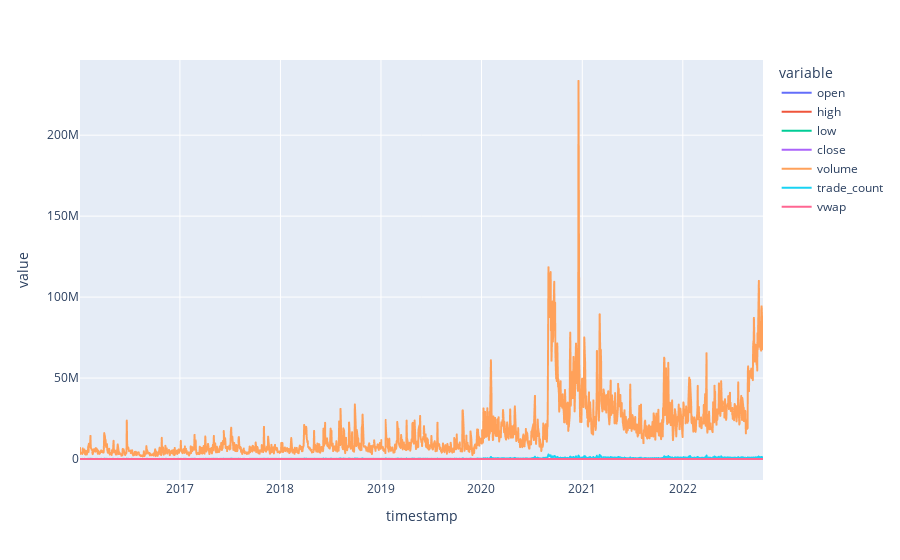

Notebook source saved alongside this figure:
### Code cell
tesla_data = api.get_bars(tesla, timeframe, start_date, end_date).df
tesla_data.plot()

### Figure 1 — Plotly figure (JSON) as saved in the notebook; plotly's stock layout.template omitted (floating-point values rounded to 4 significant figures; data arrays with more than 128 entries replaced by an {"elided": "..."} marker saying what was removed)
{"data": [{"hovertemplate": "variable=open<br>timestamp=%{x}<br>value=%{y}<extra></extra>", "legendgroup": "open", "line": {"color": "#636efa", "dash": "solid"}, "marker": {"symbol": "circle"}, "mode": "lines", "name": "open", "showlegend": true, "type": "scattergl", "x": {"elided": "1712 str values"}, "xaxis": "x", "y": {"elided": "1712 float values"}, "yaxis": "y"}, {"hovertemplate": "variable=high<br>timestamp=%{x}<br>value=%{y}<extra></extra>", "legendgroup": "high", "line": {"color": "#EF553B", "dash": "solid"}, "marker": {"symbol": "circle"}, "mode": "lines", "name": "high", "showlegend": true, "type": "scattergl", "x": {"elided": "1712 str values"}, "xaxis": "x", "y": {"elided": "1712 float values"}, "yaxis": "y"}, {"hovertemplate": "variable=low<br>timestamp=%{x}<br>value=%{y}<extra></extra>", "legendgroup": "low", "line": {"color": "#00cc96", "dash": "solid"}, "marker": {"symbol": "circle"}, "mode": "lines", "name": "low", "showlegend": true, "type": "scattergl", "x": {"elided": "1712 str values"}, "xaxis": "x", "y": {"elided": "1712 float values"}, "yaxis": "y"}, {"hovertemplate": "variable=close<br>timestamp=%{x}<br>value=%{y}<extra></extra>", "legendgroup": "close", "line": {"color": "#ab63fa", "dash": "solid"}, "marker": {"symbol": "circle"}, "mode": "lines", "name": "close", "showlegend": true, "type": "scattergl", "x": {"elided": "1712 str values"}, "xaxis": "x", "y": {"elided": "1712 float values"}, "yaxis": "y"}, {"hovertemplate": "variable=volume<br>timestamp=%{x}<br>value=%{y}<extra></extra>", "legendgroup": "volume", "line": {"color": "#FFA15A", "dash": "solid"}, "marker": {"symbol": "circle"}, "mode": "lines", "name": "volume", "showlegend": true, "type": "scattergl", "x": {"elided": "1712 str values"}, "xaxis": "x", "y": {"elided": "1712 int values"}, "yaxis": "y"}, {"hovertemplate": "variable=trade_count<br>timestamp=%{x}<br>value=%{y}<extra></extra>", "legendgroup": "trade_count", "line": {"color": "#19d3f3", "dash": "solid"}, "marker": {"symbol": "circle"}, "mode": "lines", "name": "trade_count", "showlegend": true, "type": "scattergl", "x": {"elided": "1712 str values"}, "xaxis": "x", "y": {"elided": "1712 int values"}, "yaxis": "y"}, {"hovertemplate": "variable=vwap<br>timestamp=%{x}<br>value=%{y}<extra></extra>", "legendgroup": "vwap", "line": {"color": "#FF6692", "dash": "solid"}, "marker": {"symbol": "circle"}, "mode": "lines", "name": "vwap", "showlegend": true, "type": "scattergl", "x": {"elided": "1712 str values"}, "xaxis": "x", "y": {"elided": "1712 float values"}, "yaxis": "y"}], "layout": {"autosize": true, "legend": {"title": {"text": "variable"}, "tracegroupgap": 0}, "margin": {"t": 60}, "xaxis": {"anchor": "y", "autorange": true, "domain": [0, 1], "range": ["2016-01-04 05:00", "2022-10-19 04:00"], "title": {"text": "timestamp"}, "type": "date"}, "yaxis": {"anchor": "x", "autorange": true, "domain": [0, 1], "range": [-12970000.0, 246400000.0], "title": {"text": "value"}, "type": "linear"}}}
